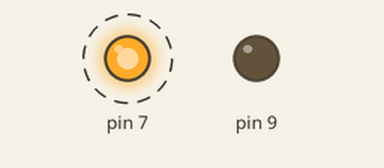
A sketch run on a simulated Arduino Uno, built with avr-gcc and run on an emulated ATmega328P. Shown: output pins drawn as LEDs (lit = HIGH). Dashed ring = blinking.

Above: at 0.2 s.
At 2.2 s:
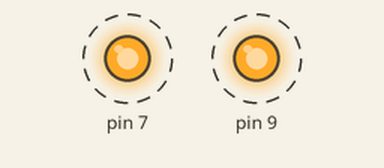
Timing chart, 0 to 3.0 s (numbered marks = the images above):
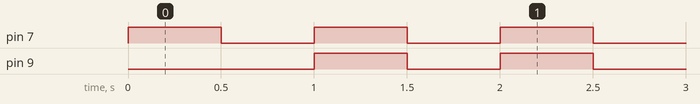

Measured:
- by itself, pin 7, pin 9: alternates HIGH for 0.50 s and LOW for 0.50 s
- by itself, everything shown: repeats every 1.0 s, in 3 steps

The sketch:

Dobbelblink.ino
```cpp
/*
  Make 2 LED's blink
*/

void setup() {
  pinMode(7, OUTPUT);
  pinMode(9, OUTPUT);
}

void loop() {
  digitalWrite(7, HIGH);   // turn the LED on (HIGH is the voltage level)
  delay(500);                       // wait for a second
  digitalWrite(7, LOW);

  digitalWrite(9, LOW);    // turn the LED off by making the voltage LOW
  delay(500);                       // wait for a second
  digitalWrite(9, HIGH);

}
```
